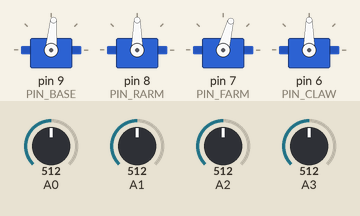
Recording of a sketch running on a simulated Arduino Uno, built with avr-gcc and run on an emulated ATmega328P. On the bench: 4 × servo. The test bench sets the inputs (shaded band); at power-on: A1 = 512, A2 = 512, A0 = 512, A3 = 512.

Above: at 2.3 s.
2.4 s: A1 set to 550
4.8 s: A2 set to 551
7.8 s: A0 set to 550
At 9.0 s:
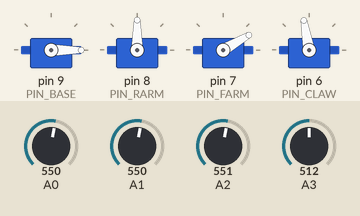
9.4 s: A3 set to 716
At 11.7 s:
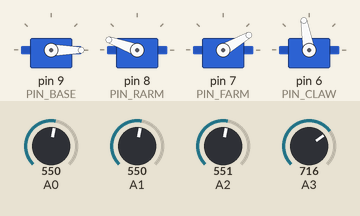
12.0 s: A1 set to 306
At 14.5 s:
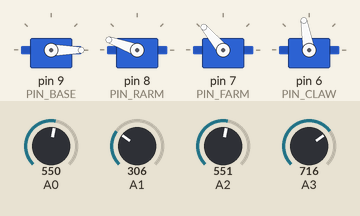
15.0 s: A2 set to 306
At 18.7 s:
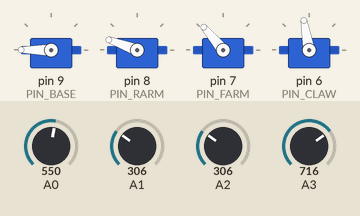
Timing chart, 0 to 19.0 s (numbered marks = the images above; inputs shaded):
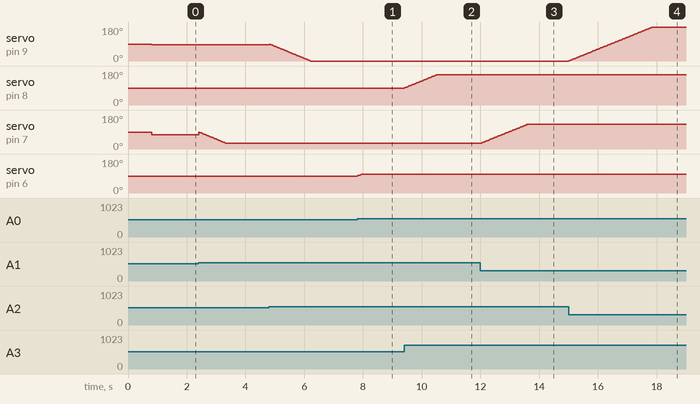

The sketch:

Task1.1.2.ino
```cpp
 /*
 * ============================================================================
 *  Task1.1(2) 基础控制·极简版（考核方向内 5%）
 * ----------------------------------------------------------------------------
 *  仅保留：摇杆实时操控 + 各关节独立控制
 *  （4 个摇杆轴各管一个关节，动哪个轴只动那个关节）
 *  已精简掉：串口 b/r/f/c 指令、回中、状态查询
 *
 *  摇杆映射（方向按 test1.1 实测校准）：
 *    右摇杆 上下=A3 → 后臂(D8)   右摇杆 左右=A2 → 底座(D9)
 *    左摇杆 上下=A1 → 前臂(D7)   左摇杆 左右=A0 → 夹爪(D6)
 *  舵机引脚：base=9  rArm=8  fArm=7  claw=6
 * ============================================================================
 */
#include <Servo.h>

/* ---------------- 引脚 ---------------- */
#define PIN_BASE  9
#define PIN_RARM  8
#define PIN_FARM  7
#define PIN_CLAW  6

#define JOY1_X    A3     // 右摇杆上下 → 后臂
#define JOY1_Y    A2     // 右摇杆左右 → 底座
#define JOY2_X    A1     // 左摇杆上下 → 前臂
#define JOY2_Y    A0     // 左摇杆左右 → 夹爪

/* ---------------- 限位（保护舵机） ---------------- */
#define BASE_MIN  0           // 底座角度下限
#define BASE_MAX  180         // 底座角度上限
#define RARM_MIN  30          // 后臂角度下限
#define RARM_MAX  160         // 后臂角度上限（防堵转）
#define FARM_MIN  30          // 前臂角度下限
#define FARM_MAX  130         // 前臂角度上限
#define CLAW_MIN  5           // 夹爪张开极限角度（O 指令的目标）
#define CLAW_MAX  100         // 夹爪闭合极限角度（S 指令的目标）


/* ---------------- 摇杆参数 ---------------- */
#define JOY_CENTER   512   // 摇杆中点
#define JOY_DEADBAND 25    // 死区（中位 ±25 内不动）
#define JOY_MAX_STEP 1     // 单轮最大角度增量

/* ---------------- 方向系数（按 test1.1 实测：-1=反向） ---------------- */
#define DIR_JOY1_X  +1     // 后臂
#define DIR_JOY1_Y  -1     // 底座
#define DIR_JOY2_X  -1     // 前臂
#define DIR_JOY2_Y  +1     // 夹爪

Servo base, rArm, fArm, claw;
int baseAng = 90, rArmAng = 90, fArmAng = 90, clawAng = 90;

/* 角度限位 */
int clampVal(int v, int lo, int hi){
  return (v < lo) ? lo : ((v > hi) ? hi : v);
}

/* 摇杆轴增量：死区内 0，越推越远 ±1~±JOY_MAX_STEP */
int axisDelta(int pin){
  int v = analogRead(pin);
  if (v > JOY_CENTER + JOY_DEADBAND)
    return map(v - (JOY_CENTER + JOY_DEADBAND), 0, 1023 - (JOY_CENTER + JOY_DEADBAND), 1, JOY_MAX_STEP);
  if (v < JOY_CENTER - JOY_DEADBAND)
    return -map((JOY_CENTER - JOY_DEADBAND) - v, 0, JOY_CENTER - JOY_DEADBAND, 1, JOY_MAX_STEP);
  return 0;
}

void setup(){
  base.attach(PIN_BASE);  delay(200);
  rArm.attach(PIN_RARM);  delay(200);
  fArm.attach(PIN_FARM);  delay(200);
  claw.attach(PIN_CLAW);  delay(200);
  base.write(85); rArm.write(90); fArm.write(75); claw.write(90);
  delay(300);
}

void loop(){
  /* 每个摇杆轴独立控制对应关节（方向系数见配置） */
  int dBase = DIR_JOY1_Y * axisDelta(JOY1_Y);
  int dRArm = DIR_JOY1_X * axisDelta(JOY1_X);
  int dFArm = DIR_JOY2_X * axisDelta(JOY2_X);
  int dClaw = DIR_JOY2_Y * axisDelta(JOY2_Y);

  if (dBase){ baseAng = clampVal(baseAng + dBase, BASE_MIN, BASE_MAX); base.write(baseAng); }
  if (dRArm){ rArmAng = clampVal(rArmAng + dRArm, RARM_MIN, RARM_MAX); rArm.write(rArmAng); }
  if (dFArm){ fArmAng = clampVal(fArmAng + dFArm, FARM_MIN, FARM_MAX); fArm.write(fArmAng); }
  if (dClaw){ clawAng = clampVal(clawAng + dClaw, CLAW_MIN, CLAW_MAX); claw.write(clawAng); }
  delay(15);
}
```

Measured:
- the behaviour switches between 537 and 538 on A0 (found by bisection; images 0 and 1)
- after the input at 7.8 s, servo on pin 6 (PIN_CLAW): 90° → 100° at once
- after the input at 9.4 s, servo on pin 8 (PIN_RARM): moves from 90° to 160° over 1.1 s, starting at once
- after the input at 12.0 s, servo on pin 7 (PIN_FARM): moves from 30° to 130° over 1.6 s, starting at once
- after the input at 15.0 s, servo on pin 9 (PIN_BASE): moves from 0° to 180° over 2.9 s, starting at once
